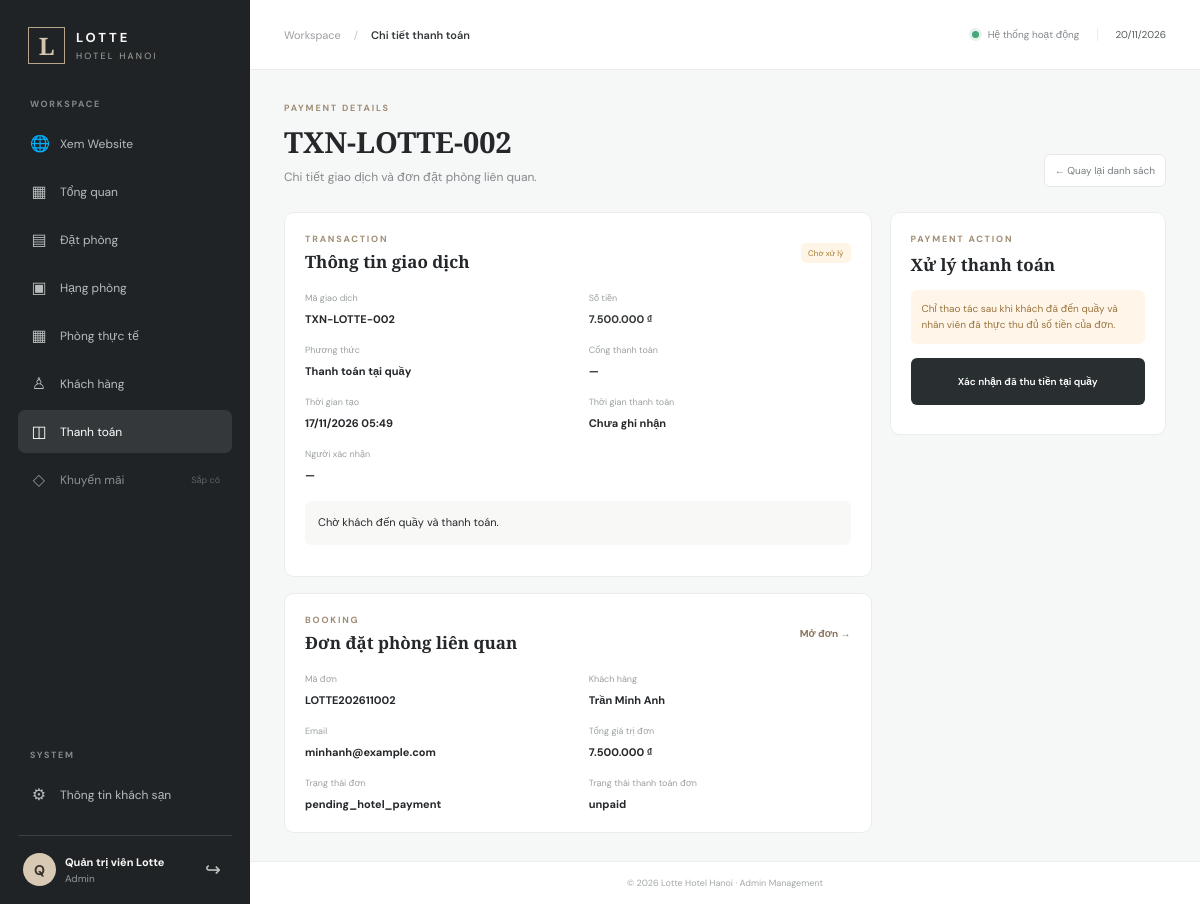
/admin/payments/show?id=2 (signed in), run on the app's committed database.
### tables this page shows
CREATE TABLE IF NOT EXISTS payments (
 id BIGINT UNSIGNED AUTO_INCREMENT PRIMARY KEY,
 booking_id BIGINT UNSIGNED NOT NULL,
 transaction_code VARCHAR(100) UNIQUE,
 payment_method ENUM('online','pay_at_hotel') NOT NULL,
 amount DECIMAL(15,2) NOT NULL,
 payment_status ENUM('pending','success','failed','refunded') DEFAULT 'pending',
 payment_gateway VARCHAR(100),
 paid_at DATETIME DEFAULT NULL,
 confirmed_by BIGINT UNSIGNED DEFAULT NULL,
 note TEXT,
 created_at TIMESTAMP DEFAULT CURRENT_TIMESTAMP,
 INDEX idx_payment_booking (booking_id),
 FOREIGN KEY (booking_id) REFERENCES bookings(id) ON DELETE RESTRICT,
 FOREIGN KEY (confirmed_by) REFERENCES users(id) ON DELETE SET NULL
);

CREATE TABLE IF NOT EXISTS bookings (
 id BIGINT UNSIGNED AUTO_INCREMENT PRIMARY KEY,
 booking_code VARCHAR(30) NOT NULL UNIQUE,
 user_id BIGINT UNSIGNED NOT NULL,
 hotel_id BIGINT UNSIGNED NOT NULL,
 promotion_id BIGINT UNSIGNED DEFAULT NULL,
 guest_name VARCHAR(150) NOT NULL,
 guest_email VARCHAR(150) NOT NULL,
 guest_phone VARCHAR(20) NOT NULL,
 check_in DATE NOT NULL,
 check_out DATE NOT NULL,
 total_guests TINYINT UNSIGNED NOT NULL DEFAULT 1,
 number_of_nights INT UNSIGNED NOT NULL,
 subtotal DECIMAL(15,2) NOT NULL DEFAULT 0,
 discount_amount DECIMAL(15,2) DEFAULT 0,
 service_amount DECIMAL(15,2) DEFAULT 0,
 total_amount DECIMAL(15,2) NOT NULL DEFAULT 0,
 payment_method ENUM('online','pay_at_hotel') NOT NULL,
 booking_status ENUM('pending_payment','pending_hotel_payment','confirmed','checked_in','completed','cancelled') DEFAULT 'pending_payment',
 payment_status ENUM('unpaid','paid','failed','refunded') DEFAULT 'unpaid',
 special_request TEXT,
 cancellation_reason TEXT,
 confirmed_by BIGINT UNSIGNED DEFAULT NULL,
 confirmed_at DATETIME DEFAULT NULL,
 created_at TIMESTAMP DEFAULT CURRENT_TIMESTAMP,
 updated_at TIMESTAMP DEFAULT CURRENT_TIMESTAMP ON UPDATE CURRENT_TIMESTAMP,
 INDEX idx_booking_user (user_id),
 INDEX idx_booking_dates (check_in, check_out),
 INDEX idx_booking_status (booking_status),
 FOREIGN KEY (user_id) REFERENCES users(id) ON DELETE RESTRICT,
 FOREIGN KEY (hotel_id) REFERENCES hotels(id) ON DELETE RESTRICT,
 FOREIGN KEY (promotion_id) REFERENCES promotions(id) ON DELETE SET NULL,
 FOREIGN KEY (confirmed_by) REFERENCES users(id) ON DELETE SET NULL,
 CHECK (check_out > check_in)
);

### app/Core/Controller.php (called while the page is built, shortened)
<?php
abstract class Controller
{
    protected function view(string $view, array $data = [], string $layout = 'admin'): void
    {
        extract($data, EXTR_SKIP);
        $viewFile = BASE_PATH . '/app/Views/' . $view . '.php';
        require $viewFile;
    }
}

### app/Controllers/PaymentController.php (called while the page is built, shortened)
<?php
final class PaymentController extends Controller
{
    public function show(): void
    {
        $payment=(new Payment())->find(max(0,(int)($_GET['id']??0)));
        $this->view('admin/payments/show',['title'=>'Chi tiết thanh toán','activeMenu'=>'payments','payment'=>$payment]);
    }
}

### app/Core/Router.php (called while the page is built, shortened)
<?php
final class Router
{
    private array $routes = [];
    public function get(string $path, array $handler): void
    {
        $this->routes['GET'][$this->normalize($path)] = $handler;
    }
    public function post(string $path, array $handler): void
    {
        $this->routes['POST'][$this->normalize($path)] = $handler;
    }
    private function normalize(string $path): string
    {
        $path = '/' . trim($path, '/');
        return $path === '//' ? '/' : $path;
    }
    public function dispatch(string $method, string $uri): void
    {
        $path = parse_url($uri, PHP_URL_PATH) ?: '/';
        $path = $this->normalize($path);
        $handler = $this->routes[$method][$path] ?? null;
        [$controllerClass, $action] = $handler;
        (new $controllerClass())->$action();
    }
}

### public/index.php (called while the page is built, shortened)
<?php
require BASE_PATH . '/app/Core/Database.php';
require BASE_PATH . '/app/Core/Controller.php';
require BASE_PATH . '/app/Core/Model.php';
require BASE_PATH . '/app/Core/Router.php';
require BASE_PATH . '/app/Models/Payment.php';
require BASE_PATH . '/app/Controllers/PaymentController.php';
$router = new Router();
$router->dispatch($_SERVER['REQUEST_METHOD'], $_SERVER['REQUEST_URI']);

### config/database.php (called while the page is built)
<?php
return [
    'host' => '127.0.0.1',
    'port' => '3306',
    'database' => 'lotte_hotel_booking',
    'username' => 'root',
    'password' => '',
];

### app/Core/Database.php (called while the page is built, shortened)
<?php
final class Database
{
    private static ?PDO $connection = null;
    public static function connection(): PDO
    {
        if (self::$connection === null) {
            $config = require BASE_PATH . '/config/database.php';
            $dsn = sprintf(
                'mysql:host=%s;port=%s;dbname=%s;charset=utf8mb4',
                $config['host'], $config['port'], $config['database']
            );
            self::$connection = new PDO($dsn, $config['username'], $config['password'], [
                PDO::ATTR_ERRMODE => PDO::ERRMODE_EXCEPTION,
                PDO::ATTR_DEFAULT_FETCH_MODE => PDO::FETCH_ASSOC,
                PDO::ATTR_EMULATE_PREPARES => false,
            ]);
        }
        return self::$connection;
    }
}

### app/Core/Model.php (called while the page is built, shortened)
<?php
abstract class Model
{
    public function __construct()
    {
        $this->db = Database::connection();
    }
}

### app/Models/Payment.php (called while the page is built, shortened)
<?php
final class Payment extends Model
{
    public function find(int $id): ?array
    {
        $st = $this->db->prepare("SELECT p.*,b.booking_code,b.guest_name,b.guest_email,b.guest_phone,b.total_amount booking_total,b.payment_status booking_payment_status,b.payment_method booking_method,b.booking_status,b.check_in,b.check_out,b.id booking_id,u.full_name confirmer_name
            FROM payments p JOIN bookings b ON b.id=p.booking_id LEFT JOIN users u ON u.id=p.confirmed_by WHERE p.id=:id LIMIT 1");
        $st->execute(['id'=>$id]);
        $row = $st->fetch();
        return $row ?: null;
    }
}

### app/Views/admin/payments/show.php (the view, shortened to what this page needs)
<?php
$esc=static fn($v)=>htmlspecialchars((string)$v,ENT_QUOTES,'UTF-8');
$statusLabels=['pending'=>'Chờ xử lý','success'=>'Thành công','failed'=>'Thất bại','refunded'=>'Đã ghi nhận hoàn tiền'];
?>
<div class="page-heading"><div><span class="eyebrow">PAYMENT DETAILS</span><h1><?= $esc($payment['transaction_code']?:'Giao dịch #'.$payment['id']) ?></h1><p class="muted">Chi tiết giao dịch và đơn đặt phòng liên quan.</p></div><a class="btn-reset" href="<?= BASE_URL ?>/admin/payments">← Quay lại danh sách</a></div>
<div class="booking-detail-grid"><div class="booking-detail-main">
<section class="panel detail-panel"><div class="panel-heading"><div><span class="eyebrow">TRANSACTION</span><h2>Thông tin giao dịch</h2></div><span class="status <?= $payment['payment_status']==='success'?'status-confirmed':($payment['payment_status']==='pending'?'status-pending_payment':'status-cancelled') ?>"><?= $statusLabels[$payment['payment_status']]??$esc($payment['payment_status']) ?></span></div><div class="detail-grid">
<div><small>Mã giao dịch</small><strong><?= $esc($payment['transaction_code']?:'GD-'.$payment['id']) ?></strong></div><div><small>Số tiền</small><strong class="amount"><?= number_format((float)$payment['amount'],0,',','.') ?> ₫</strong></div><div><small>Phương thức</small><strong><?= $payment['payment_method']==='online'?'Thanh toán online':'Thanh toán tại quầy' ?></strong></div><div><small>Cổng thanh toán</small><strong><?= $esc($payment['payment_gateway']?:'—') ?></strong></div><div><small>Thời gian tạo</small><strong><?= date('d/m/Y H:i',strtotime($payment['created_at'])) ?></strong></div><div><small>Thời gian thanh toán</small><strong><?= $payment['paid_at']?date('d/m/Y H:i',strtotime($payment['paid_at'])):'Chưa ghi nhận' ?></strong></div><div><small>Người xác nhận</small><strong><?= $esc($payment['confirmer_name']?:'—') ?></strong></div></div><?php if($payment['note']): ?><p class="request-note"><?= nl2br($esc($payment['note'])) ?></p><?php endif; ?></section>
<section class="panel detail-panel"><div class="panel-heading"><div><span class="eyebrow">BOOKING</span><h2>Đơn đặt phòng liên quan</h2></div><a class="table-action" href="<?= BASE_URL ?>/admin/bookings/show?id=<?= (int)$payment['booking_id'] ?>">Mở đơn →</a></div><div class="detail-grid"><div><small>Mã đơn</small><strong><?= $esc($payment['booking_code']) ?></strong></div><div><small>Khách hàng</small><strong><?= $esc($payment['guest_name']) ?></strong></div><div><small>Email</small><strong><?= $esc($payment['guest_email']) ?></strong></div><div><small>Tổng giá trị đơn</small><strong><?= number_format((float)$payment['booking_total'],0,',','.') ?> ₫</strong></div><div><small>Trạng thái đơn</small><strong><?= $esc($payment['booking_status']) ?></strong></div><div><small>Trạng thái thanh toán đơn</small><strong><?= $esc($payment['booking_payment_status']) ?></strong></div></div></section>
</div><aside class="booking-detail-side"><section class="panel workflow-panel"><span class="eyebrow">PAYMENT ACTION</span><h2>Xử lý thanh toán</h2>
<?php if($payment['payment_method']==='pay_at_hotel' && $payment['payment_status']==='pending' && $payment['booking_status']==='pending_hotel_payment'): ?><div class="workflow-hint hint-warn">Chỉ thao tác sau khi khách đã đến quầy và nhân viên đã thực thu đủ số tiền của đơn.</div><form method="post" action="<?= BASE_URL ?>/admin/payments/confirm-hotel" onsubmit="return confirm('Xác nhận đã nhận đủ tiền mặt/thanh toán tại quầy từ khách?')"><input type="hidden" name="_csrf" value="<?= $esc(Csrf::token()) ?>"><input type="hidden" name="booking_id" value="<?= (int)$payment['booking_id'] ?>"><button class="btn-primary workflow-button">Xác nhận đã thu tiền tại quầy</button></form>
<?php elseif($payment['payment_method']==='online'): ?><div class="workflow-hint">Giao dịch online chỉ được ghi nhận thành công từ kết quả xác thực của cổng thanh toán. Không thể tự đánh dấu thành công tại màn hình quản trị.</div>
<?php elseif($payment['payment_status']==='success'): ?><div class="workflow-hint hint-good">Giao dịch đã được ghi nhận thành công. Không thể chỉnh sửa trạng thái tại đây.</div>
<?php else: ?><div class="workflow-hint">Không có thao tác phù hợp với trạng thái giao dịch hiện tại.</div><?php endif; ?></section></aside></div>

### public/assets/css/admin.css (style rules this page uses)
* { box-sizing:border-box }
:root { --ink:#25282b;--muted:#85898d;--line:#ececea;--paper:#fff;--canvas:#f6f7f7;--accent:#8c7962;--nav:#202326;--green:#23845b }
body { margin:0;font-family:"DM Sans",sans-serif;color:var(--ink);background:var(--canvas);font-size:14px }
a { text-decoration:none;color:inherit }
.page-heading { display:flex;justify-content:space-between;align-items:flex-end;margin-bottom:25px }
.eyebrow { display:block;color:#a08d75;font-size:9px;font-weight:700;letter-spacing:1.8px;margin-bottom:8px }
h1,h2,p { margin-top:0 }
.page-heading h1 { font:700 29px "Playfair Display",serif;margin:0 0 7px }
.muted { color:var(--muted);font-size:12px;margin:0;line-height:1.6 }
.stat-card,.panel { background:var(--paper);border:1px solid var(--line);border-radius:10px }
.panel { min-width:0;padding:20px }
.panel-heading { display:flex;align-items:center;justify-content:space-between;margin-bottom:19px }
.panel-heading .eyebrow { margin-bottom:5px }
.panel-heading h2 { font:600 17px "Playfair Display",serif;margin:0 }
.amount { font-weight:700;color:#34383a }
.status { display:inline-block;padding:5px 7px;border-radius:5px;font-size:8px;background:#f1f2f2;color:#697074 }
.status-pending_payment,.status-pending_hotel_payment { background:#fff5e6;color:#a57935 }
.btn-primary { height:47px;background:#292e30;color:#fff;border:0;border-radius:6px;font:600 12px "DM Sans",sans-serif;cursor:pointer }
.btn-reset { display:inline-flex;align-items:center;justify-content:center;color:#777e80;font-size:10px;padding:9px 10px;border:1px solid #e8e9e6;border-radius:6px;background:#fff;white-space:nowrap }
.booking-table-panel,.detail-panel,.workflow-panel,.payment-summary-panel { padding:20px }
.table-action { font-size:10px;color:#8b765c;font-weight:700 }
.booking-detail-grid { display:grid;grid-template-columns:minmax(0,1.7fr) minmax(260px,.8fr);gap:18px;align-items:start }
.booking-detail-main,.booking-detail-side { display:grid;gap:16px;min-width:0 }
.detail-grid { display:grid;grid-template-columns:repeat(2,minmax(0,1fr));gap:17px 22px }
.detail-grid small,.side-info small { display:block;font-size:9px;color:#9a9fa0;margin-bottom:5px }
.detail-grid strong { font-size:11px;overflow-wrap:anywhere }
.request-note { margin-top:18px;padding:13px;background:#f8f8f6;border-radius:6px;font-size:11px;line-height:1.6 }
.workflow-panel h2,.payment-summary-panel h2 { font:600 17px "Playfair Display",serif;margin:0 0 9px }
.workflow-hint { font-size:10px;line-height:1.6;padding:11px;border-radius:6px;margin:14px 0 }
.hint-warn { background:#fff6e9;color:#98733d }
.workflow-button { width:100%;min-height:42px;padding:10px 12px;margin:0 0 9px;font:600 10px "DM Sans",sans-serif }

### data on the page
payments: transaction_code "TXN-LOTTE-002", payment_status "Chờ xử lý", amount "7.500.000", payment_gateway "—", created_at "17/11/2026 05:49", note "Chờ khách đến quầy và thanh toán.", booking.booking_code "LOTTE202611002", booking.guest_name "Trần Minh Anh", booking.guest_email "minhanh@example.com", booking.total_amount "7.500.000", booking.booking_status "pending_hotel_payment", booking.payment_status "unpaid"

### other printed values
mb_strtoupper(mb_substr(Auth::user()['full_name'] ?? 'A', 0, 1)) "Q"
Auth::user()['full_name'] "Quản trị viên Lotte"
Auth::user()['role'] "Admin"
$title "Chi tiết thanh toán"
$esc($payment['confirmer_name']?:'—') "—"
